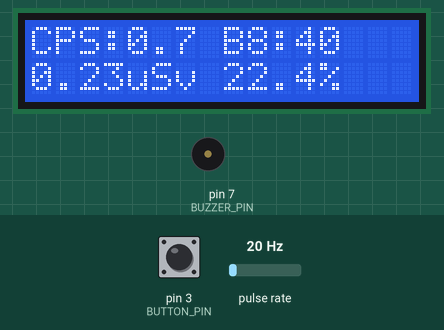
A sketch run on a simulated Arduino Uno, built with avr-gcc and run on an emulated ATmega328P. On the bench: 16×2 character LCD, buzzer (waves = sounding). Wiring (inferred from the names in the program): pulse sensor: data pin 2. The inputs (shaded band) are chosen by the test bench; at power-on: pin 3 (BUTTON_PIN) HIGH, pulse rate 20 Hz.

Above: at 1.6 s.
1.7 s: pin 3 (BUTTON_PIN) pulled LOW for 0.15 s
At 2.8 s:
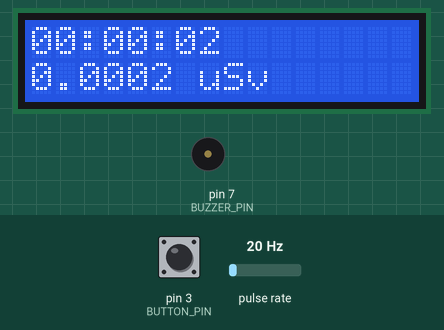
4.8 s: pulse rate (sensor on pin 2) set to 4 Hz
At 6.4 s:
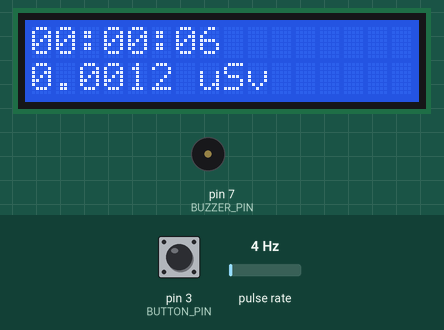
7.8 s: pin 3 (BUTTON_PIN) pulled LOW for 1 s
At 9.3 s:
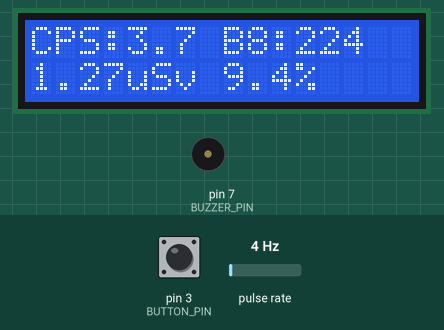
9.4 s: pulse rate (sensor on pin 2) set to 196 Hz
At 10.8 s:
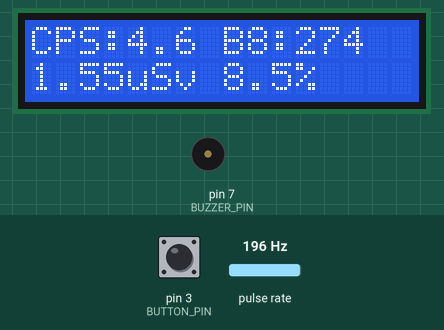
11.3 s: pulse rate (sensor on pin 2) set to 50 Hz
At 12.8 s:
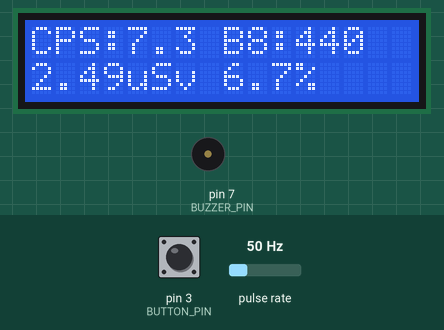
Timing chart, 0 to 14.3 s (numbered marks = the images above; inputs shaded):
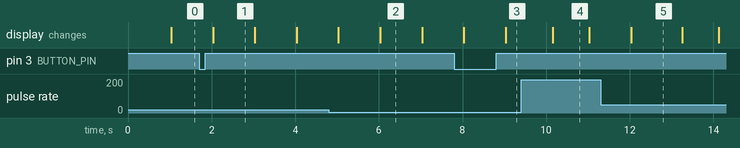

Measured:
- after the input at 1.7 s, the display: changes after 0.33 s (image 1)
- after the input at 7.8 s, the display: first differs from a run without the input after 1.2 s (image 3)
- what the display in image 1 shows lasts 1.0 s, from 2.0 s to 3.0 s
- what the display in image 4 shows lasts 0.8 s, from 10.2 s to 11.0 s
- what the display in image 5 shows lasts 1.3 s, from 12.0 s to 13.3 s

The sketch:

geiger_0.2.0.ino
```cpp
// (licence header left out)
#include <Wire.h>
#include <LiquidCrystal_I2C.h>

/*
  ============================
  Hardware configuration
  Аппаратная конфигурация
  ============================
*/

#define GEIGER_PIN 2        // Geiger counter input (interrupt)
#define BUZZER_PIN 7        // Buzzer (optional)
#define BUTTON_PIN 3        // Mode / reset button

LiquidCrystal_I2C lcd(0x27, 16, 2);

/*
  ============================
  Measurement parameters
  Параметры измерений
  ============================
*/

// CPS -> µSv/h conversion factor (background calibrated)
// Коэффициент CPS -> мкЗв/ч (калиброван по фону ДКГ-03Д)
const float CPS_TO_USVH = 0.34;

// B-8 control source conversion
// Пересчёт CPS в условные единицы Б-8
const float CPS_TO_B8 = 60.0;

// Sliding window duration (seconds)
// Длительность скользящего окна (сек)
#define WINDOW_SECONDS 30

// Software dead time / debounce (µs)
// Программное мёртвое время (мкс)
#define DEAD_TIME_US 20000

/*
  ============================
  Button timing
  Тайминги кнопки
  ============================
*/

#define DEBOUNCE_MS   200
#define LONG_PRESS_MS 1500

/*
  ============================
  Global variables
  Глобальные переменные
  ============================
*/

volatile unsigned long pulseCount = 0;
volatile unsigned long lastPulseTime = 0;
volatile bool beepFlag = false;

unsigned long lastSecondMillis = 0;

// Sliding window buffer
unsigned int cpsBuffer[WINDOW_SECONDS] = {0};
unsigned int bufferIndex = 0;
unsigned long lastPulseSnapshot = 0;

// Accumulated dose (µSv)
// Накопленная доза (мкЗв)
float accumulatedDose_uSv = 0.0;

// Accumulation time (seconds)
// Время накопления (секунды)
unsigned long accumulationTime_s = 0;

// Button handling
bool lastButtonState = HIGH;
unsigned long buttonPressTime = 0;
unsigned long lastButtonEvent = 0;

// Display mode
// Режим отображения
enum DisplayMode {
  DISPLAY_MAIN,
  DISPLAY_ACCUM
};

DisplayMode displayMode = DISPLAY_MAIN;

/*
  ============================
  Interrupt Service Routine
  Обработчик прерывания
  ============================
*/

void geigerISR() {
  unsigned long now = micros();

  // Software dead time (anti-bounce)
  // Программное мёртвое время (антидребезг)
  if (now - lastPulseTime > DEAD_TIME_US) {
    pulseCount++;
    lastPulseTime = now;
    beepFlag = true;
  }
}

/*
  ============================
  Reset all measurements
  Сброс всех измерений
  ============================
*/

void resetMeasurements() {
  noInterrupts();
  pulseCount = 0;
  lastPulseSnapshot = 0;
  interrupts();

  for (unsigned int i = 0; i < WINDOW_SECONDS; i++) {
    cpsBuffer[i] = 0;
  }

  bufferIndex = 0;
  accumulatedDose_uSv = 0.0;
  accumulationTime_s = 0;
}

/*
  ============================
  Setup
  ============================
*/

void setup() {
  pinMode(GEIGER_PIN, INPUT_PULLUP);
  pinMode(BUZZER_PIN, OUTPUT);
  pinMode(BUTTON_PIN, INPUT_PULLUP);

  attachInterrupt(digitalPinToInterrupt(GEIGER_PIN), geigerISR, RISING);

  lcd.init();
  lcd.backlight();
  lcd.clear();
}

/*
  ============================
  Main loop
  ============================
*/

void loop() {

  unsigned long nowMillis = millis();

  /*
    ============================
    Beep outside ISR
    Пищалка вне прерывания
    ============================
  */

  if (beepFlag) {
    tone(BUZZER_PIN, 3000, 5);
    beepFlag = false;
  }

  /*
    ============================
    Button handling
    Обработка кнопки
    ============================
  */

  bool buttonState = digitalRead(BUTTON_PIN);

  // Button press detected
  // Обнаружено нажатие
  if (buttonState == LOW && lastButtonState == HIGH &&
      nowMillis - lastButtonEvent > DEBOUNCE_MS) {
    buttonPressTime = nowMillis;
    lastButtonEvent = nowMillis;
  }

  // Button release detected
  // Обнаружено отпускание
  if (buttonState == HIGH && lastButtonState == LOW) {
    unsigned long pressDuration = nowMillis - buttonPressTime;

    // Long press -> reset all measurements
    // Долгое нажатие -> сброс всех измерений
    if (pressDuration >= LONG_PRESS_MS) {
      resetMeasurements();
    }
    // Short press -> switch display mode
    // Короткое нажатие -> смена экрана
    else {
      displayMode = (displayMode == DISPLAY_MAIN) ? DISPLAY_ACCUM : DISPLAY_MAIN;
    }
  }

  lastButtonState = buttonState;

  /*
    ============================
    Once per second processing
    Обработка раз в секунду
    ============================
  */

  if (nowMillis - lastSecondMillis >= 1000) {
    lastSecondMillis += 1000;

    // Safe pulse counter read
    unsigned long currentCount;
    noInterrupts();
    currentCount = pulseCount;
    interrupts();

    // Pulses in last second
    unsigned int pulsesThisSecond = currentCount - lastPulseSnapshot;
    lastPulseSnapshot = currentCount;

    // Update sliding window
    cpsBuffer[bufferIndex] = pulsesThisSecond;
    bufferIndex = (bufferIndex + 1) % WINDOW_SECONDS;

    // Sum window pulses
    unsigned long windowPulses = 0;
    for (unsigned int i = 0; i < WINDOW_SECONDS; i++) {
      windowPulses += cpsBuffer[i];
    }

    // CPS and dose rate
    float cps = windowPulses / (float)WINDOW_SECONDS;
    float doseRate_uSv = cps * CPS_TO_USVH;

    // Accumulate dose ALWAYS
    // Накопление дозы ВСЕГДА
    accumulatedDose_uSv += doseRate_uSv / 3600.0;

    // Accumulate time ALWAYS
    // Время накопления ВСЕГДА
    accumulationTime_s++;

    // B-8 equivalent
    unsigned long b8Value = (unsigned long)(cps * CPS_TO_B8);

    // Poisson statistical error (%)
    float errorPercent = 0.0;
    if (windowPulses > 0) {
      errorPercent = 100.0 / sqrt(windowPulses);
    }

    /*
      ============================
      LCD output
      Вывод на дисплей
      ============================
    */

    if (displayMode == DISPLAY_MAIN) {

      lcd.setCursor(0, 0);
      lcd.print("CPS:");
      lcd.print(cps, 1);
      lcd.print(" B8:");
      lcd.print(b8Value);
      lcd.print("   ");

      lcd.setCursor(0, 1);
      lcd.print(doseRate_uSv, 2);
      lcd.print("uSv ");
      lcd.print(errorPercent, 1);
      lcd.print("%   ");

    } else {

      // Format accumulation time HH:MM:SS
      // Форматирование времени накопления ЧЧ:ММ:СС
      unsigned long hours = accumulationTime_s / 3600;
      unsigned long minutes = (accumulationTime_s % 3600) / 60;
      unsigned long seconds = accumulationTime_s % 60;

      lcd.setCursor(0, 0);
      if (hours < 10) lcd.print("0");
      lcd.print(hours);
      lcd.print(":");
      if (minutes < 10) lcd.print("0");
      lcd.print(minutes);
      lcd.print(":");
      if (seconds < 10) lcd.print("0");
      lcd.print(seconds);
      lcd.print("        ");

      lcd.setCursor(0, 1);
      lcd.print(accumulatedDose_uSv, 4);
      lcd.print(" uSv       ");
    }
  }
}
```
